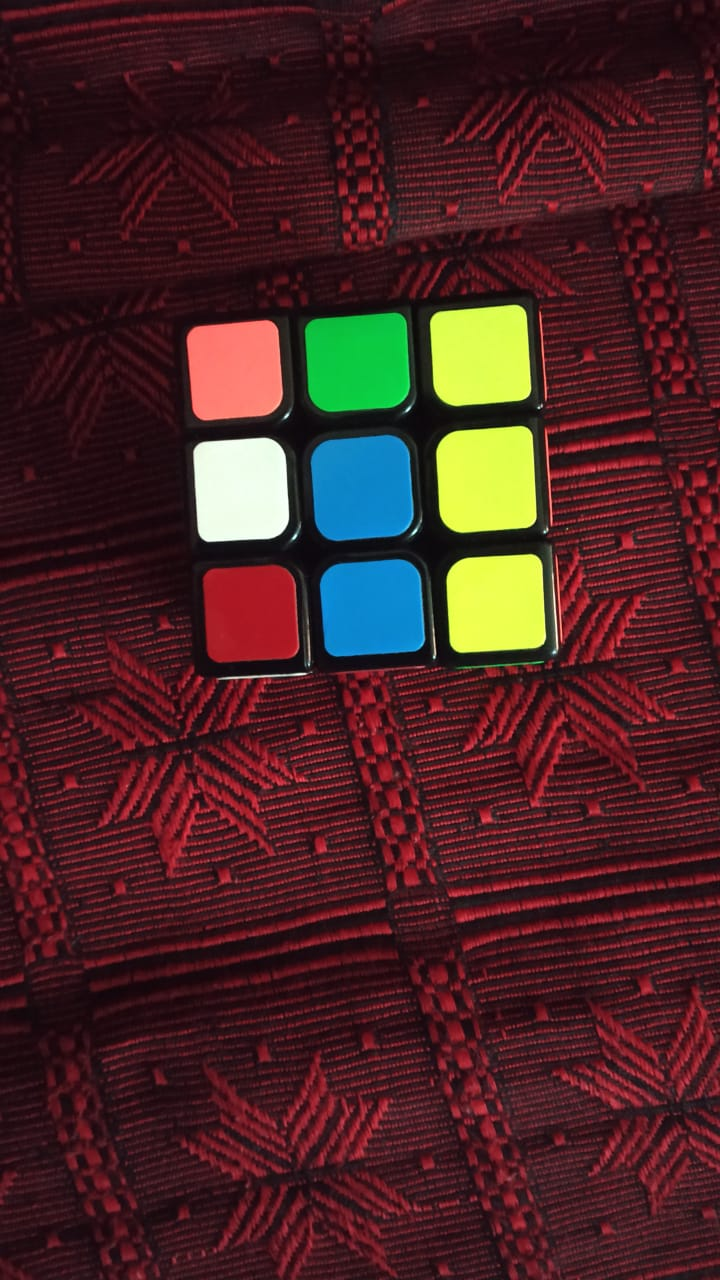
#> input picture images/test-3/image1.jpeg, 720 x 1280 px, found by its file name; the run also reads 2 pictures not shown here
$ jupyter execute --allow-errors cube_construct_code.ipynb
#> lines starting #> are read from the running program, lines starting #| are printed output that depends on the picture
### cube_extract_code.py
#!/usr/bin/env python
# coding: utf-8

# In[1]:


try:
    import cv2
except:
    import cv2
import numpy as np
import matplotlib.pyplot as plt
from mpl_toolkits.mplot3d import Axes3D
from sklearn.cluster import KMeans
import os


# In[2]:


#6:black 0:white 1:orange 2:green 3:red 4:blue 5:yellow
BLACK = (0,0,0)
WHITE = (255,255,255)
ORANGE = (0,128,255)
GREEN = (0,255,0)
RED = (0,0,255)
BLUE = (255,0,0)
YELLOW = (0,255,255)


# In[3]:


# [9 lines left out: functions imgshow, pltshow, not called in this run]

def btor(image):
    return cv2.cvtColor(image,cv2.COLOR_BGR2RGB)

def faceshow(class_name,obj_name):
	if obj_name =='stickers':
		arr = class_name.stickers
	elif obj_name =='img':
			arr = class_name.img
	else :
			arr = class_name.face

	plt.figure(figsize=(10,20))
	plt.subplot(3,2,1),plt.imshow(btor(arr[0])),plt.title("0")
	plt.subplot(3,2,2),plt.imshow(btor(arr[1])),plt.title("1")
	plt.subplot(3,2,3),plt.imshow(btor(arr[2])),plt.title("2")
	plt.subplot(3,2,4),plt.imshow(btor(arr[3])),plt.title("3")
	plt.subplot(3,2,5),plt.imshow(btor(arr[4])),plt.title("4")
	plt.subplot(3,2,6),plt.imshow(btor(arr[5])),plt.title("5")
	plt.show()

cwd = os.getcwd()


# In[45]:


class cube_extract():
    def __init__(self,imagelist):
        self.img = [None,None,None,None,None,None]
        self.grid = [None,None,None,None,None,None]
        self.face = [None,None,None,None,None,None]
        self.stickers = [None,None,None,None,None,None]
        self.ccount = [0,0,0,0,0,0]
        self.carray = []
        self.Cdict = []
        self.pixelmap = []
        for k in range(len(imagelist)):
            self.img[k] = self.process_img(imagelist[k])
            self.face_extract(k)
        self.cluster()
        for k in range(len(imagelist)):
            colormat = self.colormap(self.pixelmap[k])
            self.update(colormat,k)
        if any(np.asarray(self.ccount) != 9):
            print("Wrong sticker outputs!!")
            print(self.ccount)

    def process_img(self,img):
        if img.shape[1] > img.shape[0]:
            img = cv2.rotate(img,cv2.ROTATE_90_CLOCKWISE)
        return img

    def face_extract(self,k):
        temp = self.img[k].copy()
        areas,rect_contours,img_area,cube_area = self.cntprocess(temp,[0])
        rect = []
        for i in range(len(rect_contours)):
            if  areas[i]>img_area/200 and areas[i]<img_area/20:
                boxwidths = cv2.minAreaRect(rect_contours[i])
                rect.append(np.int0(cv2.boxPoints(boxwidths)))
        n=5
        m=0
        while(len(rect)!=9):
            n=5
            while(len(rect)!=9):
                rect = []
                for i in range(len(rect_contours)):
                    if  areas[i]>cube_area/(n*20) and areas[i]<cube_area/n:
                        boxwidths = cv2.minAreaRect(rect_contours[i])
                        rect.append(np.int0(cv2.boxPoints(boxwidths)))

                if n*100>cube_area:
                    print("not converging",n)
                    break
                n += 5

            if m == 0:
                    m += 1
            elif m == 1:
                    img2 = temp.copy()
                    img2 = cv2.cvtColor(img2,cv2.COLOR_BGR2HSV)
                    h,s,v = cv2.split(img2)
                    areas,rect_contours,img_area,cube_area = self.cntprocess(img2,v)
                    m+=1
            elif m == 2:
                    img2 = temp.copy()
                    img2 = cv2.cvtColor(img2,cv2.COLOR_BGR2HSV)
                    h,s,v = cv2.split(img2)
                    areas,rect_contours,img_area,cube_area = self.cntprocess(img2,s)
                    m+=1
            elif m == 3:
                    img2 = temp.copy()
                    img2 = cv2.cvtColor(img2,cv2.COLOR_BGR2HSV)
                    h,s,v = cv2.split(img2)
                    areas,rect_contours,img_area,cube_area = self.cntprocess(img2,h)
                    m+=1
            elif m == 4:
                    img2 = temp.copy()
                    img2 = cv2.cvtColor(img2,cv2.COLOR_BGR2HSV)
                    img2 = cv2.cvtColor(img2,cv2.COLOR_BGR2HSV)
                    h,s,v = cv2.split(img2)
                    areas,rect_contours,img_area,cube_area = self.cntprocess(img2,v)
                    m+=1
            elif m == 5:
                    img2 = temp.copy()
                    img2 = cv2.cvtColor(img2,cv2.COLOR_BGR2HSV)
                    img2 = cv2.cvtColor(img2,cv2.COLOR_BGR2HSV)
                    h,s,v = cv2.split(img2)
                    areas,rect_contours,img_area,cube_area = self.cntprocess(img2,s)
                    m+=1
            elif m == 6:
                    img2 = temp.copy()
                    img2 = cv2.cvtColor(img2,cv2.COLOR_BGR2HSV)
                    img2 = cv2.cvtColor(img2,cv2.COLOR_BGR2HSV)
                    h,s,v = cv2.split(img2)
                    areas,rect_contours,img_area,cube_area = self.cntprocess(img2,h)
                    m+=1
            else:
                break
        rect = self.contoursort(rect)
        self.stickers[k] = cv2.drawContours(self.img[k].copy(),rect,-1,YELLOW,2)
        if len(rect) != 9:
            print("Something's wrong",k,len(rect))
            print("The image area is",img_area)
        self.get_faceval(rect,k)

    def cntprocess(self,img,channel):
        temp = img.copy()
        img_area = temp.shape[0]*temp.shape[1]
        temp = cv2.GaussianBlur(temp,(17,17),0)
        if len(channel)!=1:
            temp = cv2.Canny(channel,25,50)
        else:
            temp = cv2.Canny(img,25,50)
        temp = cv2.GaussianBlur(temp,(17,17),0)
        temp = cv2.dilate(temp,np.ones([5,5]))
        contours,hierarchy = cv2.findContours(temp,cv2.RETR_CCOMP,cv2.CHAIN_APPROX_SIMPLE)
        rect_contours=[]
        areas = []
        for cnt in contours:
            epsilon = 0.1*cv2.arcLength(cnt,True)
            approx = cv2.approxPolyDP(cnt,epsilon,True)
            if len(approx)==4:
                area = cv2.contourArea(cnt)
                rect_contours.append(cnt)
                areas.append(area)
        cube_area = areas[np.argmax(areas)]
        if cube_area < img_area/50 or cube_area>img_area/1.5:
            cube_area=img_area/3
        return areas,rect_contours,img_area,cube_area

    def cluster(self):
        colours_list = np.asarray(self.carray)
        kmeans = KMeans(n_clusters=6)
        kmeans.fit(colours_list)
        colours = kmeans.cluster_centers_
        Col = [WHITE,ORANGE,GREEN,RED,BLUE,YELLOW]
        B = np.asarray(Col)[:,0]
        G = np.asarray(Col)[:,1]
        R = np.asarray(Col)[:,2]
        dist = np.zeros([len(Col),1])
        for j in range(6):
            for m in range(6):
                ca = colours[m]
                dist[m] = abs(B[j]-ca[0]) + abs(G[j]-ca[1]) + abs(R[j]-ca[2])
            ind = np.argmin(dist)
            self.Cdict.append(colours[ind])


    def get_faceval(self,rect,k):
        temp = self.img[k].copy()
        sq = np.asarray(rect).reshape(3,3,4,2)
        pixel_b = np.zeros([3,3])
        pixel_g = np.zeros([3,3])
        pixel_r = np.zeros([3,3])
        for i in range(3):
            for j in range(3):
                    x,y,w,h = cv2.boundingRect(sq[i][j])
                    sec = temp[y:y+h,x:x+w]
                    sec = cv2.resize(sec,(25,25))
                    for y in range(sec.shape[0]):
                        for x in range(sec.shape[1]):
                            for c in range(sec.shape[2]):
                                sec[y,x,c] = np.clip(1*sec[y,x,c] + 2, 0, 255)
                    sec = cv2.GaussianBlur(sec,(25,25),0)
                    pixel_b[i,j],pixel_g[i,j],pixel_r[i,j] = sec[12,12]
                    self.carray.append(sec[12,12])
        self.pixelmap.append([pixel_b,pixel_g,pixel_r])

    def contoursort(self,rect):
        rect = sorted(rect,key=lambda b:b[1][1],reverse=False)
        rect[0:3] = sorted(rect[0:3],key=lambda b:b[1][0],reverse=False)
        rect[3:6] = sorted(rect[3:6],key=lambda b:b[1][0],reverse=False)
        rect[6:9] = sorted(rect[6:9],key=lambda b:b[1][0],reverse=False)
        return rect

    def colormap(self,colors):
        mat = np.zeros([3,3])
        B,G,R = colors
        col = self.Cdict
        vals = [0,1,2,3,4,5]
        dist = np.zeros([len(col),1])
        for i in range(3):
            for j in range(3):
                for m in range(len(col)):
                    c = col[m]
                    dist[m] = abs(B[i][j]-c[0]) + abs(G[i][j]-c[1]) + abs(R[i][j]-c[2])
                ind = np.argmin(dist)
                mat[i][j] = vals[ind]
        return mat

    def update(self,mat,k):
        self.grid[k] = mat
        self.face[k] = np.zeros((3,3,3),np.uint8)
        for i in range(3):
            for j in range(3):
                if mat[i,j] == 0:
                    self.face[k][i,j] = WHITE
                    self.ccount[0] += 1
                elif mat[i,j] == 1:
                    self.face[k][i,j] = ORANGE
                    self.ccount[1] += 1
                elif mat[i,j] == 2:
                    self.face[k][i,j] = GREEN
                    self.ccount[2] += 1
                elif mat[i,j] == 3:
                    self.face[k][i,j] = RED
                    self.ccount[3] += 1
                elif mat[i,j] == 4:
                    self.face[k][i,j] = BLUE
                    self.ccount[4] += 1
                elif mat[i,j] == 5:
                    self.face[k][i,j] = YELLOW
                    self.ccount[5] += 1
                else:
                    pass


# In[61]:


face0 = cv2.imread(cwd+"/images/solved/image1.jpeg",1)
#> face0 is the input picture: shape (1280, 720, 3); mean B, G, R 36.2, 36.2, 72.1
face1 = cv2.imread(cwd+"/images/solved/image2.jpeg",1)
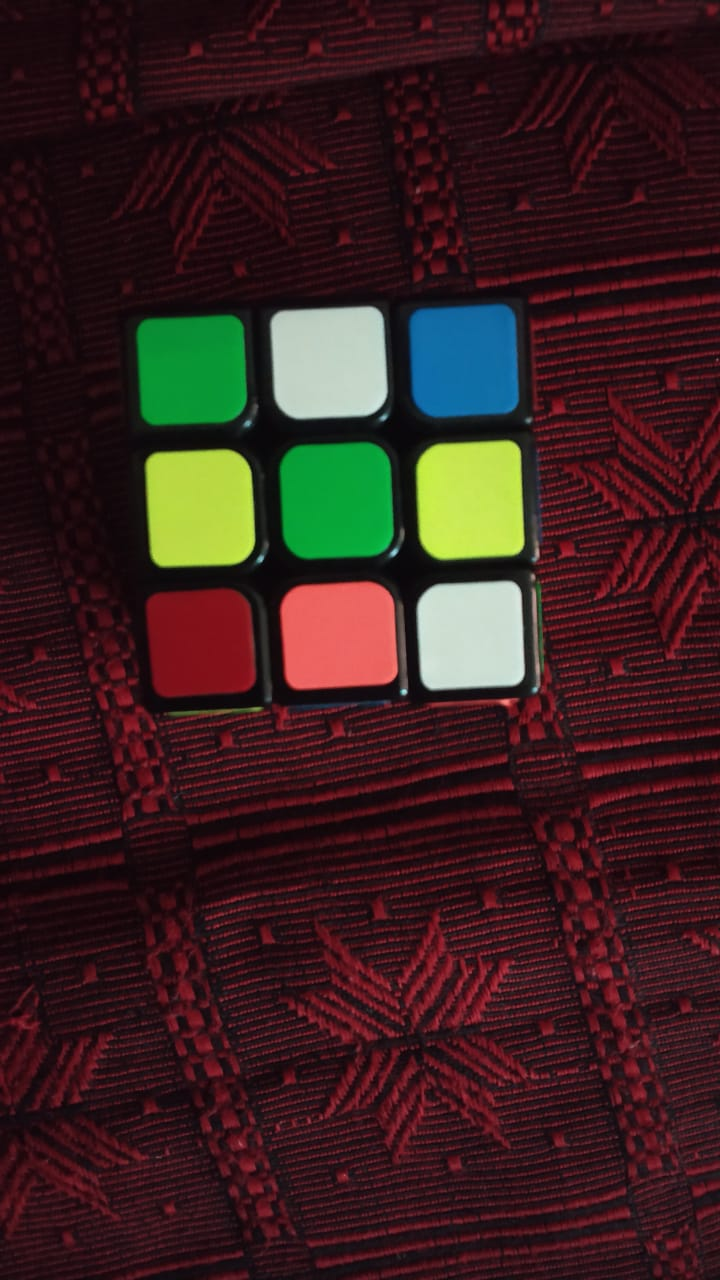
#> input picture images/test-3/image2.jpeg, 720 x 1280 px, found by its file name
#> face1 is the input picture: shape (1280, 720, 3); mean B, G, R 31.2, 32.4, 57.1
face2 = cv2.imread(cwd+"/images/solved/image3.jpeg",1)
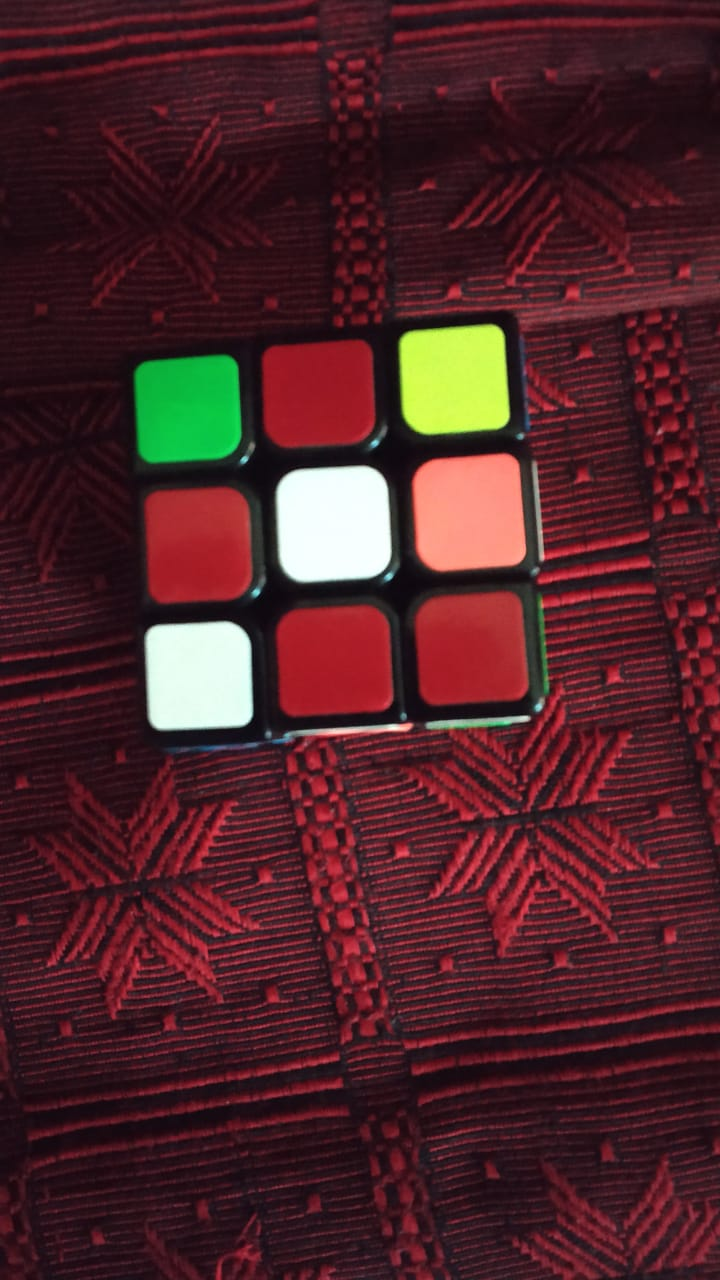
#> input picture images/test-3/image3.jpeg, 720 x 1280 px, found by its file name
#> face2 is the input picture: shape (1280, 720, 3); mean B, G, R 40.2, 36.3, 77.6
face3 = cv2.imread(cwd+"/images/solved/image4.jpeg",1)
face4 = cv2.imread(cwd+"/images/solved/image5.jpeg",1)
face5 = cv2.imread(cwd+"/images/solved/image6.jpeg",1)
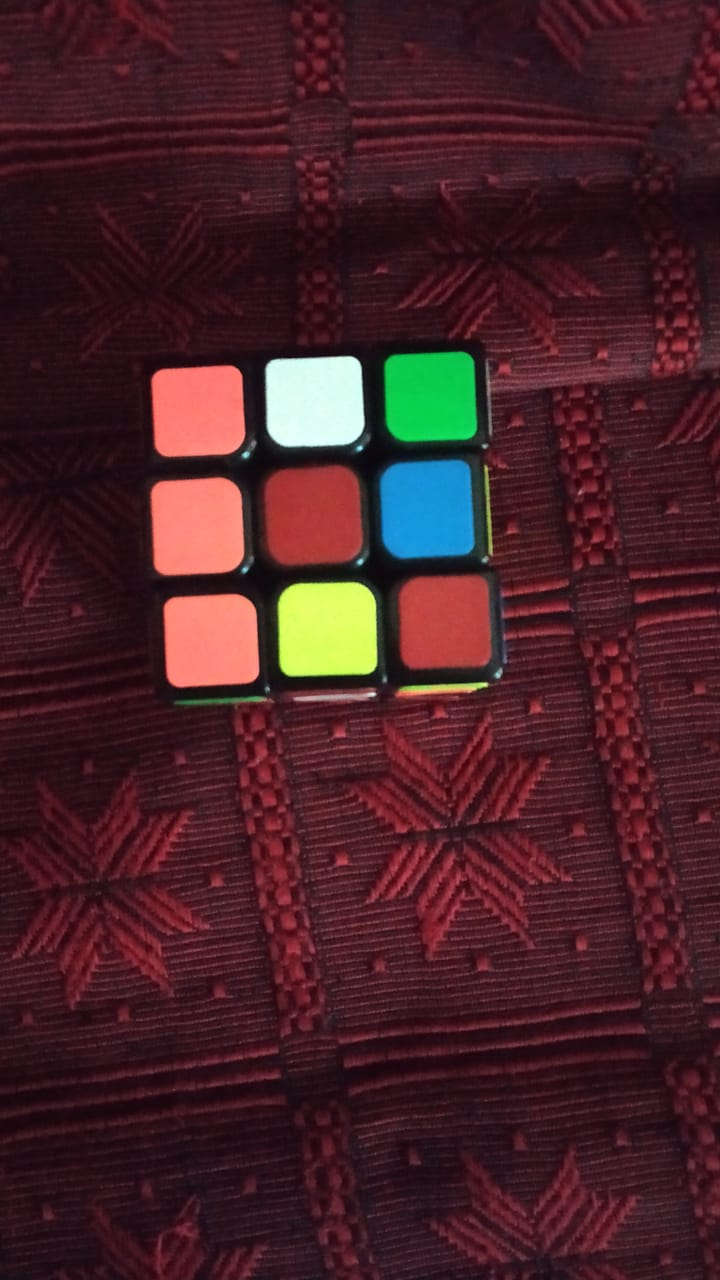
#> input picture images/test-3/image6.jpeg, 720 x 1280 px, found by its file name
#> face5 is the input picture: shape (1280, 720, 3); mean B, G, R 39.5, 34.1, 71.2
cube = cube_extract([face0,face1,face2,face3,face4,face5])
#> the loop in __init__, `for k in range(len(imagelist)):` made 6 passes
#> after the loop in __init__, `for k in range(len(imagelist)):`: self.img = 6 items
#> the loop in __init__, `for k in range(len(imagelist)):` made 6 passes


# In[62]:


faceshow(cube,'face')


# In[63]:

faceshow(cube,'stickers')

### cube_construct_code.ipynb
# Map grid(array of 6 3x3 matrices) into a 3D model
### Color code: 0:white 1:orange 2:green 3:red 4:blue 5:yellow 6:black
Parallelly process 2 classes, cube3D and cube2D.
cube2D is just for storing the grid and for searching. cube3D is for making rotations easier

[cell 1]
try:
    import cv2
except:
    import cv2
import numpy as np
import os
from cube_extract_code import cube_extract
import matplotlib.pyplot as plt

[cell 2]
BLACK = (0,0,0)
WHITE = (255,255,255)
ORANGE = (0,128,255)
GREEN = (0,255,0)
RED = (0,0,255)
BLUE = (255,0,0)
YELLOW = (0,255,255)

def pltshow(image):
    plt.imshow(btor(image))
    plt.show()

def btor(img):
    return cv2.cvtColor(img,cv2.COLOR_BGR2RGB)

cwd = os.getcwd()

[cell 3]
def cubeshow(grid):
    face = [None,None,None,None,None,None]
    for k in range(6):
        mat = grid[k]
        face[k] = np.zeros((3,3,3),np.uint8)
        for i in range(3):
             for j in range(3):
                if mat[i,j] == 0:
                    face[k][i,j] = WHITE
                elif mat[i,j] == 1:
                    face[k][i,j] = ORANGE
                elif mat[i,j] == 2:
                    face[k][i,j] = GREEN
                elif mat[i,j] == 3:
                    face[k][i,j] = RED
                elif mat[i,j] == 4:
                    face[k][i,j] = BLUE
                elif mat[i,j] == 5:
                    face[k][i,j] = YELLOW
                else:
                    pass

    plt.figure(figsize=(7,7))
    plt.subplot(3,4,2),plt.imshow(btor(face[0])),plt.title("0")
    plt.subplot(3,4,5),plt.imshow(btor(face[1])),plt.title("1")
    plt.subplot(3,4,6),plt.imshow(btor(face[2])),plt.title("2")
    plt.subplot(3,4,7),plt.imshow(btor(face[3])),plt.title("3")
    plt.subplot(3,4,8),plt.imshow(btor(face[4])),plt.title("4")
    plt.subplot(3,4,10),plt.imshow(btor(face[5])),plt.title("5")
    plt.subplots_adjust(wspace=0.2, hspace=0.1)
    plt.show()

[cell 4]
face0 = cv2.imread(cwd+"/images/test-3/image1.jpeg",1)
face1 = cv2.imread(cwd+"/images/test-3/image2.jpeg",1)
face2 = cv2.imread(cwd+"/images/test-3/image3.jpeg",1)
face3 = cv2.imread(cwd+"/images/test-3/image4.jpeg",1)
face4 = cv2.imread(cwd+"/images/test-3/image5.jpeg",1)
face5 = cv2.imread(cwd+"/images/test-3/image6.jpeg",1)
cube_input = cube_extract([face0,face1,face2,face3,face4,face5])
#> the loop in __init__ (call 2), `for k in range(len(imagelist)):` made 6 passes
#> the loop in __init__ (call 2), `for k in range(len(imagelist)):` made 6 passes

### 8 corner pieces 12 edge pieces 6 center pieces.
Reference wrt to white and yellow sides.

#> (a cell that did not finish here is left out)

[cell 6]
class cube2D():
    def __init__(self,grid):
        self.grid = grid
        self.align_faces(self.grid)

    def align_faces(self,grid):
        temp = [None,None,None,None,None,None]
        for i in range(len(self.grid)):
            j = np.uint8(grid[i][1][1])
            temp[j] = grid[i]
        self.grid = temp

    def get_grid(self):
        return self.grid

#> (a cell that did not finish here is left out)

[cell 8]
cube_con = cube2D(cube_input.grid)
#> in __init__, `self.grid = grid`: self.grid = [[[1, 2, 5], [0, 4, 5], [3, 4, 5]], [[2, 0, 4], [5, 2, 5], [3, 1, 0]], [[2, 3, 5], [3, 0, 1], [0, 3, 3]], [[4, 0, 0], [4, 1, 2], [4, 1, 2]], [[0, 2, 5], [3, 5, 4], [4, 2, 1]], [[1, 0, 2], [1, 3, 4], [1, 5, 3]]]
#> the loop in align_faces, `for i in range(len(self.grid)):` made 6 passes
#> j on passes 1 to 6: 4, 2, 0, 1, 5, 3
#> after the loop in align_faces, `for i in range(len(self.grid)):`: temp = [[[2, 3, 5], [3, 0, 1], [0, 3, 3]], [[4, 0, 0], [4, 1, 2], [4, 1, 2]], [[2, 0, 4], [5, 2, 5], [3, 1, 0]], [[1, 0, 2], [1, 3, 4], [1, 5, 3]], [[1, 2, 5], [0, 4, 5], [3, 4, 5]], [[0, 2, 5], [3, 5, 4], [4, 2, 1]]]
#> in align_faces, `self.grid = temp`: self.grid has the same summary as temp

[cell 9]
cubeshow(cube_con.grid)
#> the loop in cubeshow, `for k in range(6):` made 6 passes
#> mat on passes 1 to 6: [[2, 3, 5], [3, 0, 1], [0, 3, 3]], [[4, 0, 0], [4, 1, 2], [4, 1, 2]], [[2, 0, 4], [5, 2, 5], [3, 1, 0]], [[1, 0, 2], [1, 3, 4], [1, 5, 3]], [[1, 2, 5], [0, 4, 5], [3, 4, 5]], [[0, 2, 5], [3, 5, 4], [4, 2, 1]]
#> after the loop in cubeshow, `for k in range(6):`: face = 6 items
#> in cubeshow, `plt.show()`:
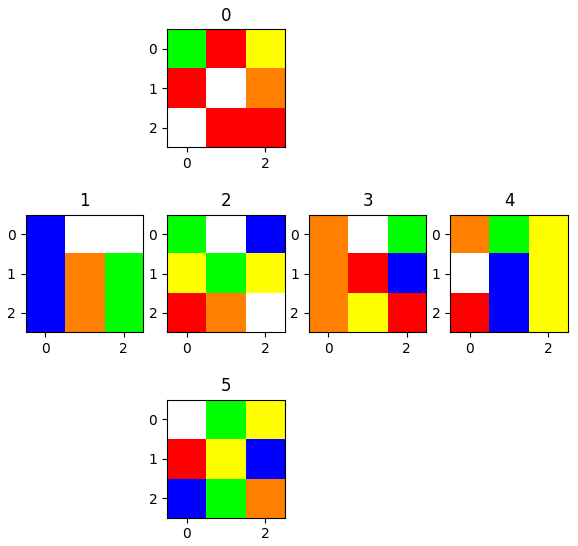
#> figure drawn by matplotlib, 6 panels
